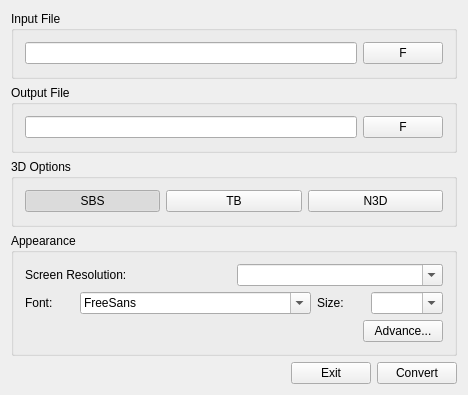
<?xml version="1.0" encoding="UTF-8"?>
<ui version="4.0">
 <class>sub3dtoolgui</class>
 <widget class="QWidget" name="sub3dtoolgui">
  <property name="geometry">
   <rect>
    <x>0</x>
    <y>0</y>
    <width>468</width>
    <height>395</height>
   </rect>
  </property>
  <property name="windowTitle">
   <string>sub3dtoolgui</string>
  </property>
  <layout class="QVBoxLayout" name="verticalLayout">
   <item>
    <widget class="QGroupBox" name="groupBox">
     <property name="title">
      <string>Input File</string>
     </property>
     <layout class="QHBoxLayout" name="horizontalLayout">
      <item>
       <widget class="QLineEdit" name="lineEditFileIn"/>
      </item>
      <item>
       <widget class="QPushButton" name="buttonOpenFileIn">
        <property name="text">
         <string>F</string>
        </property>
       </widget>
      </item>
     </layout>
    </widget>
   </item>
   <item>
    <widget class="QGroupBox" name="groupBox_2">
     <property name="title">
      <string>Output File</string>
     </property>
     <layout class="QHBoxLayout" name="horizontalLayout_2">
      <item>
       <widget class="QLineEdit" name="lineEditFileOut"/>
      </item>
      <item>
       <widget class="QPushButton" name="buttonOpenFileOut">
        <property name="text">
         <string>F</string>
        </property>
       </widget>
      </item>
     </layout>
    </widget>
   </item>
   <item>
    <widget class="QGroupBox" name="groupBox_3">
     <property name="title">
      <string>3D Options</string>
     </property>
     <layout class="QHBoxLayout" name="horizontalLayout_3">
      <item>
       <widget class="QPushButton" name="button3DSBS">
        <property name="text">
         <string>SBS</string>
        </property>
        <property name="checkable">
         <bool>true</bool>
        </property>
        <property name="checked">
         <bool>true</bool>
        </property>
       </widget>
      </item>
      <item>
       <widget class="QPushButton" name="button3DTB">
        <property name="text">
         <string>TB</string>
        </property>
        <property name="checkable">
         <bool>true</bool>
        </property>
       </widget>
      </item>
      <item>
       <widget class="QPushButton" name="button3DN3D">
        <property name="text">
         <string>N3D</string>
        </property>
        <property name="checkable">
         <bool>true</bool>
        </property>
       </widget>
      </item>
     </layout>
    </widget>
   </item>
   <item>
    <widget class="QGroupBox" name="groupBox_4">
     <property name="title">
      <string>Appearance</string>
     </property>
     <layout class="QVBoxLayout" name="verticalLayout_2">
      <item>
       <layout class="QHBoxLayout" name="horizontalLayout_6">
        <item>
         <widget class="QLabel" name="label">
          <property name="text">
           <string>Screen Resolution:</string>
          </property>
         </widget>
        </item>
        <item>
         <widget class="QComboBox" name="comboBox">
          <property name="editable">
           <bool>true</bool>
          </property>
         </widget>
        </item>
       </layout>
      </item>
      <item>
       <layout class="QHBoxLayout" name="horizontalLayout_7">
        <item>
         <widget class="QLabel" name="label_2">
          <property name="text">
           <string>Font:</string>
          </property>
         </widget>
        </item>
        <item>
         <widget class="QFontComboBox" name="fontComboBox">
          <property name="currentFont">
           <font>
            <family>FreeSans</family>
           </font>
          </property>
         </widget>
        </item>
        <item>
         <widget class="QLabel" name="label_3">
          <property name="text">
           <string>Size:</string>
          </property>
         </widget>
        </item>
        <item>
         <widget class="QComboBox" name="comboBox_2">
          <property name="editable">
           <bool>true</bool>
          </property>
         </widget>
        </item>
       </layout>
      </item>
      <item>
       <layout class="QHBoxLayout" name="horizontalLayout_8">
        <item>
         <spacer name="horizontalSpacer_2">
          <property name="orientation">
           <enum>Qt::Horizontal</enum>
          </property>
          <property name="sizeHint" stdset="0">
           <size>
            <width>40</width>
            <height>20</height>
           </size>
          </property>
         </spacer>
        </item>
        <item>
         <widget class="QPushButton" name="pushButton_4">
          <property name="text">
           <string>Advance...</string>
          </property>
         </widget>
        </item>
       </layout>
      </item>
     </layout>
    </widget>
   </item>
   <item>
    <layout class="QHBoxLayout" name="horizontalLayout_4">
     <item>
      <spacer name="horizontalSpacer">
       <property name="orientation">
        <enum>Qt::Horizontal</enum>
       </property>
       <property name="sizeHint" stdset="0">
        <size>
         <width>40</width>
         <height>20</height>
        </size>
       </property>
      </spacer>
     </item>
     <item>
      <widget class="QPushButton" name="buttonExit">
       <property name="text">
        <string>Exit</string>
       </property>
      </widget>
     </item>
     <item>
      <widget class="QPushButton" name="buttonConvert">
       <property name="text">
        <string>Convert</string>
       </property>
      </widget>
     </item>
    </layout>
   </item>
  </layout>
 </widget>
 <layoutdefault spacing="6" margin="11"/>
 <resources/>
 <connections>
  <connection>
   <sender>buttonExit</sender>
   <signal>clicked()</signal>
   <receiver>sub3dtoolgui</receiver>
   <slot>close()</slot>
   <hints>
    <hint type="sourcelabel">
     <x>324</x>
     <y>371</y>
    </hint>
    <hint type="destinationlabel">
     <x>233</x>
     <y>197</y>
    </hint>
   </hints>
  </connection>
  <connection>
   <sender>buttonOpenFileIn</sender>
   <signal>clicked()</signal>
   <receiver>sub3dtoolgui</receiver>
   <slot>getFileIn()</slot>
   <hints>
    <hint type="sourcelabel">
     <x>407</x>
     <y>47</y>
    </hint>
    <hint type="destinationlabel">
     <x>233</x>
     <y>197</y>
    </hint>
   </hints>
  </connection>
  <connection>
   <sender>buttonOpenFileOut</sender>
   <signal>clicked()</signal>
   <receiver>sub3dtoolgui</receiver>
   <slot>getFileOut()</slot>
   <hints>
    <hint type="sourcelabel">
     <x>407</x>
     <y>116</y>
    </hint>
    <hint type="destinationlabel">
     <x>233</x>
     <y>197</y>
    </hint>
   </hints>
  </connection>
  <connection>
   <sender>button3DN3D</sender>
   <signal>clicked()</signal>
   <receiver>sub3dtoolgui</receiver>
   <slot>change3DModeN3D()</slot>
   <hints>
    <hint type="sourcelabel">
     <x>381</x>
     <y>185</y>
    </hint>
    <hint type="destinationlabel">
     <x>233</x>
     <y>197</y>
    </hint>
   </hints>
  </connection>
  <connection>
   <sender>button3DSBS</sender>
   <signal>clicked()</signal>
   <receiver>sub3dtoolgui</receiver>
   <slot>change3DModeSBS()</slot>
   <hints>
    <hint type="sourcelabel">
     <x>94</x>
     <y>185</y>
    </hint>
    <hint type="destinationlabel">
     <x>233</x>
     <y>197</y>
    </hint>
   </hints>
  </connection>
  <connection>
   <sender>button3DTB</sender>
   <signal>clicked()</signal>
   <receiver>sub3dtoolgui</receiver>
   <slot>change3DModeTB()</slot>
   <hints>
    <hint type="sourcelabel">
     <x>237</x>
     <y>185</y>
    </hint>
    <hint type="destinationlabel">
     <x>233</x>
     <y>197</y>
    </hint>
   </hints>
  </connection>
 </connections>
 <slots>
  <slot>initGui()</slot>
  <slot>checkTool()</slot>
  <slot>getFileOut()</slot>
  <slot>getFileIn()</slot>
  <slot>change3DModeSBS()</slot>
  <slot>change3DModeTB()</slot>
  <slot>change3DModeN3D()</slot>
 </slots>
</ui>
